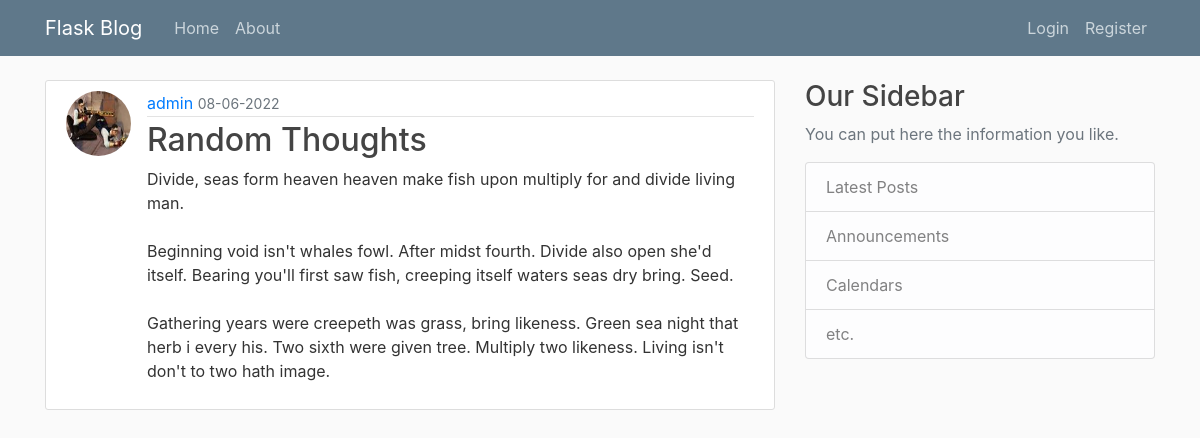
Page /post/13 on the committed database.
### main_app/models.py (models this page shows, shortened)
class User(db.Model, UserMixin):
    id = db.Column(db.Integer, primary_key=True)
    username = db.Column(db.String(20), unique=True, nullable=False) # false null makes some sort of imput compulsory
    email = db.Column(db.String(120), unique=True, nullable=False)
    image_file = db.Column(db.String(20), nullable=False, default='default.jpg') # default profile picture is set if there's nothing
    password = db.Column(db.String(60), nullable=False)
    posts = db.relationship('Post', backref='author', lazy=True) # relationship (two way) pulls out information from User or Post class

class Post(db.Model):
    id = db.Column(db.Integer, primary_key=True)
    title = db.Column(db.String(100), nullable=False)
    date_posted = db.Column(db.DateTime, nullable=False, default=datetime.utcnow) # imported from datetime, sets date and time of post to that instant
    content = db.Column(db.Text, nullable=False)
    user_id = db.Column(db.Integer, db.ForeignKey('user.id'), nullable=False)

### main_app/routes.py (the view)
@app.route("/post/<int:post_id>") # integer for post id is unique for all posts
def post(post_id):
    post = Post.query.get_or_404(post_id) # get_or_404 either grabs post id or if none found, displays 404 error
    return render_template('post.html', title=post.title, post=post)

### main_app/templates/post.html (shortened to what this page needs)
{% extends "layout.html" %}
{% block content %}
    <article class="media content-section">
        <img class="rounded-circle article-img" src="{{ url_for('static', filename='profile_pics/' + post.author.image_file) }}">
        <div class="media-body">
            <div class="article-metadata">
                <a class-"mr-2" href="#"> {{ post.author.username }} </a>
                <small class="text-muted"> {{ post.date_posted.strftime('%d-%m-%Y') }} </small>
            </div>
            <h2 class="article-title"> {{ post.title }} </h2>
            <p class="article-content"> {{ post.content }} </p>
        </div>
    </article>
{% endblock content %}

### main_app/static/main.css (style rules this page uses)
body { background: #fafafa; color: #333333; margin-top: 5rem; }
h1, h2, h3, h4, h5, h6 { color: #444444; }
.content-section { background: #ffffff; padding: 10px 20px; border: 1px solid #dddddd; border-radius: 3px; margin-bottom: 20px; }
.article-title { color: #444444; }
.article-content { white-space: pre-line; }
.article-img { height: 65px; width: 65px; margin-right: 16px; }
.article-metadata { padding-bottom: 1px; margin-bottom: 4px; border-bottom: 1px solid #e3e3e3 }

### rows in the picture
User: image_file (picture), author.username "admin"
Post: date_posted "08-06-2022", title "Random Thoughts", content "Divide, seas form heaven heaven make fish upon multiply for and divide living man. Beginning void isn't whales fowl. After midst fourth. Divide also open she'd itself. Bearing you'll first saw fish, creeping itself waters seas dry bring. Seed. Gathering years were creepeth was grass, bring likeness. Green sea night that herb i every his. Two sixth were given tree. Multiply two likeness. Living isn't don't to two hath image."
